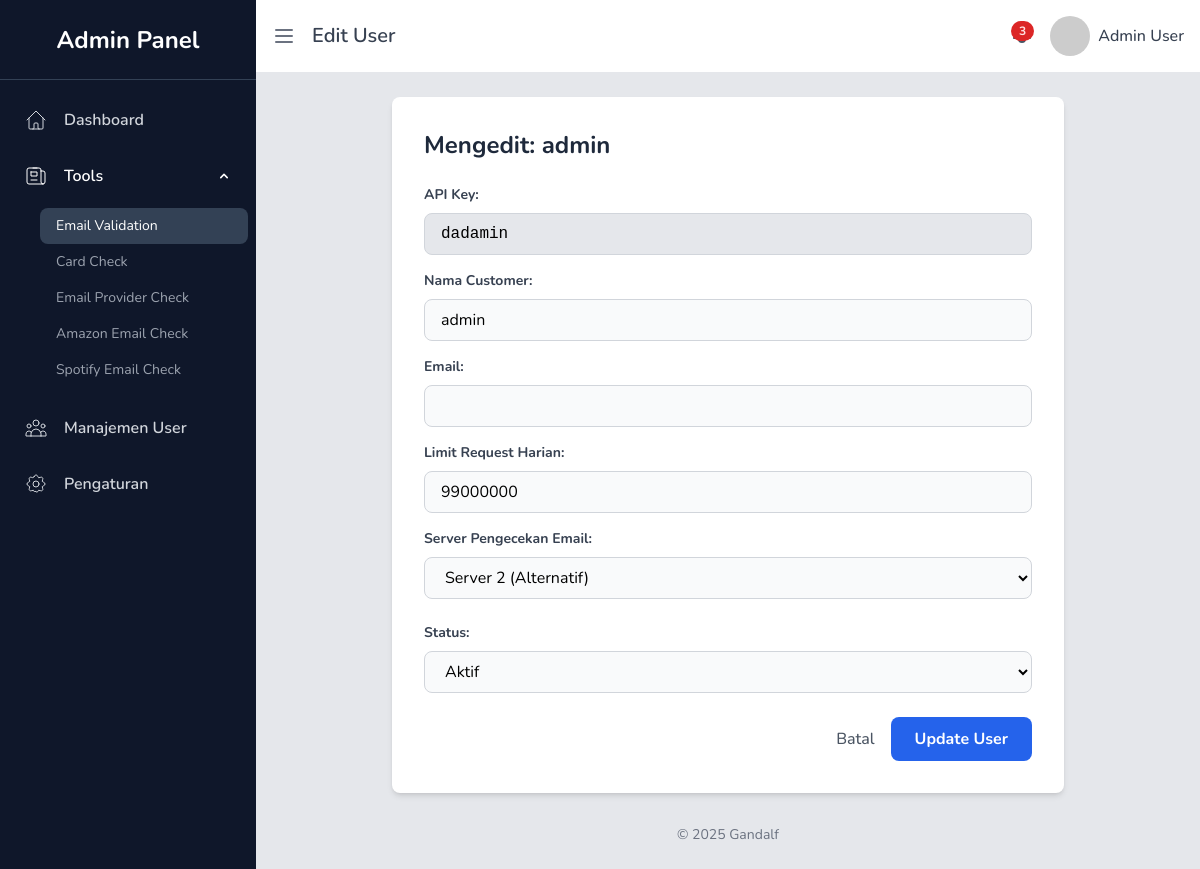
The app's page /admin/edit_user.php?id=1 (signed in) with its own data.
### tables this page shows
CREATE TABLE `customers` (
  `id` int(11) NOT NULL AUTO_INCREMENT,
  `api_key` varchar(64) NOT NULL,
  `customer_name` varchar(255) DEFAULT NULL,
  `email` varchar(255) DEFAULT NULL,
  `daily_request_limit` int(15) NOT NULL,
  `is_active` tinyint(1) NOT NULL DEFAULT 1,
  `email_check_server` varchar(255) NOT NULL DEFAULT 'check.php',
  `created_at` timestamp NULL DEFAULT current_timestamp(),
  `updated_at` timestamp NULL DEFAULT current_timestamp() ON UPDATE current_timestamp(),
  PRIMARY KEY (`id`),
  UNIQUE KEY `api_key` (`api_key`),
  UNIQUE KEY `email` (`email`),
  KEY `idx_customers_api_key` (`api_key`)
);

### admin/edit_user.php (the view, shortened to what this page needs)
<?php
require_once '../config.php';
$pesan_error = '';
$user = null;
if (isset($_GET['id']) && is_numeric($_GET['id'])) {
    $user_id = (int)$_GET['id'];
    $sql_select = "SELECT * FROM customers WHERE id = ?";
    if ($stmt_select = mysqli_prepare($conn, $sql_select)) {
        mysqli_stmt_bind_param($stmt_select, "i", $user_id);
        if (mysqli_stmt_execute($stmt_select)) {
            $result = mysqli_stmt_get_result($stmt_select);
            if (mysqli_num_rows($result) == 1) {
                $user = mysqli_fetch_assoc($result);
            } else {
                $pesan_error = "User tidak ditemukan.";
            }
        } else {
            $pesan_error = "Gagal mengeksekusi query.";
        }
    } else {
        $pesan_error = "Gagal menyiapkan query.";
    }
} else if ($_SERVER["REQUEST_METHOD"] != "POST") {
    header("Location: email_validation.php");
    exit();
}
?>
<!DOCTYPE html>
<html lang="id">
    <head>
        <script src="https://cdn.tailwindcss.com"></script>
    </head>
    <body class="bg-gray-100">
        <div class="flex h-screen bg-gray-200">
            <?php include "sidebar.php"; ?>
            <div class="flex-1 flex flex-col overflow-hidden transition-all duration-300 ease-in-out ml-0 lg:ml-64" id="main-content">
                <header class="flex items-center justify-between p-4 bg-white border-b sticky top-0 z-30">
                    <div class="flex items-center">
                        <button id="sidebar-toggle" class="text-gray-500 focus:outline-none">
                            <svg class="w-6 h-6" fill="none" stroke="currentColor" viewBox="0 0 24 24" xmlns="http://www.w3.org/2000/svg">
                                <path stroke-linecap="round" stroke-linejoin="round" stroke-width="2" d="M4 6h16M4 12h16M4 18h16"></path>
                            </svg>
                        </button>
                        <h2 class="text-xl font-semibold text-gray-700 ml-4">Edit User</h2>
                    </div>
                    <div class="flex items-center space-x-4" x-data="{ notificationOpen: false, profileOpen: false }">
                        <div class="relative">
                            <button @click="notificationOpen = !notificationOpen" class="relative text-gray-600 hover:text-gray-800 focus:outline-none">
                                <span class="absolute top-0 right-0 inline-flex items-center justify-center px-2 py-1 text-xs font-bold leading-none text-red-100 bg-red-600 rounded-full">3</span>
                            </button>
                        </div>
                        <?php include "profile.php"; ?>
                    </div>
                </header>
                <main class="flex-1 p-6 overflow-x-hidden overflow-y-auto">
                        <div class="max-w-2xl mx-auto bg-white p-8 rounded-lg shadow-md">
                        <?php if(!empty($pesan_error)): ?>
                            <div class="bg-red-100 border border-red-400 text-red-700 px-4 py-3 rounded relative mb-4" role="alert">
                                <strong class="font-bold">Error!</strong>
                                <span class="block sm:inline"><?php echo $pesan_error; ?></span>
                            </div>
                        <?php elseif($user): ?>
                            <h1 class="text-2xl font-bold text-slate-800 mb-6">Mengedit: <?php echo htmlspecialchars($user['customer_name']); ?></h1>
                            <form action="edit_user.php" method="POST">
                                <div class="mb-4">
                                    <label for="api_key" class="block text-gray-700 text-sm font-bold mb-2">API Key:</label>
                                    <input type="text" id="api_key" name="api_key" readonly
                                           class="w-full px-4 py-2 rounded-lg bg-gray-200 border border-gray-300 cursor-not-allowed font-mono"
                                           value="<?php echo htmlspecialchars($user['api_key']); ?>">
                                </div>
                                <div class="mb-4">
                                    <label for="customer_name" class="block text-gray-700 text-sm font-bold mb-2">Nama Customer:</label>
                                    <input type="text" id="customer_name" name="customer_name" required
                                           class="w-full px-4 py-2 rounded-lg bg-gray-50 border border-gray-300 focus:border-blue-500 focus:outline-none focus:ring-1 focus:ring-blue-500"
                                           value="<?php echo htmlspecialchars($user['customer_name']); ?>">
                                </div>
                                <div class="mb-4">
                                    <label for="email" class="block text-gray-700 text-sm font-bold mb-2">Email:</label>
                                    <input type="text" id="email" name="email"
                                           class="w-full px-4 py-2 rounded-lg bg-gray-50 border border-gray-300 focus:border-blue-500 focus:outline-none focus:ring-1 focus:ring-blue-500"
                                           value="<?php echo htmlspecialchars($user['email']); ?>">
                                </div>
                                <div class="mb-4">
                                    <label for="daily_request_limit" class="block text-gray-700 text-sm font-bold mb-2">Limit Request Harian:</label>
                                    <input type="number" id="daily_request_limit" name="daily_request_limit"
                                           class="w-full px-4 py-2 rounded-lg bg-gray-50 border border-gray-300 focus:border-blue-500 focus:outline-none focus:ring-1 focus:ring-blue-500"
                                           value="<?php echo $user['daily_request_limit']; ?>">
                                </div>
                                <div class="mb-6">
                                    <label for="email_check_server" class="block text-gray-700 text-sm font-bold mb-2">Server Pengecekan Email:</label>
                                    <select id="email_check_server" name="email_check_server"
                                            class="w-full px-4 py-2 rounded-lg bg-gray-50 border border-gray-300 focus:border-blue-500 focus:outline-none">
                                        <option value="check2.php" <?php if($user['email_check_server'] == 'check2.php') echo 'selected'; ?>>Server 2 (Alternatif)</option>
                                    </select>
                                </div>
                                <div class="mb-6">
                                    <label for="is_active" class="block text-gray-700 text-sm font-bold mb-2">Status:</label>
                                    <select id="is_active" name="is_active"
                                            class="w-full px-4 py-2 rounded-lg bg-gray-50 border border-gray-300 focus:border-blue-500 focus:outline-none focus:ring-1 focus:ring-blue-500">
                                        <option value="1" <?php if($user['is_active'] == 1) echo 'selected'; ?>>Aktif</option>
                                    </select>
                                </div>
                                <div class="flex items-center justify-end">
                                    <a href="email_validation.php" class="text-gray-600 hover:text-gray-800 font-medium mr-4">Batal</a>
                                    <button type="submit"
                                            class="px-6 py-2.5 bg-blue-600 text-white font-bold rounded-lg hover:bg-blue-700 focus:outline-none focus:shadow-outline">
                                        Update User
                                    </button>
                                </div>
                            </form>
                        <?php endif; ?>
                    </div>
                    <footer class="mt-8 text-center text-sm text-gray-500">
                        &copy; 2025 Gandalf
                    </footer>
                </main>
            </div>
        </div>
    </body>
</html>

### admin/edit_user.php (style rules this page uses)
body { font-family: "Nunito", sans-serif; }

### records on screen
customers: customer_name "admin", api_key "dadamin", daily_request_limit "99000000", email_check_server "Server 2 (Alternatif)", is_active "Aktif"
